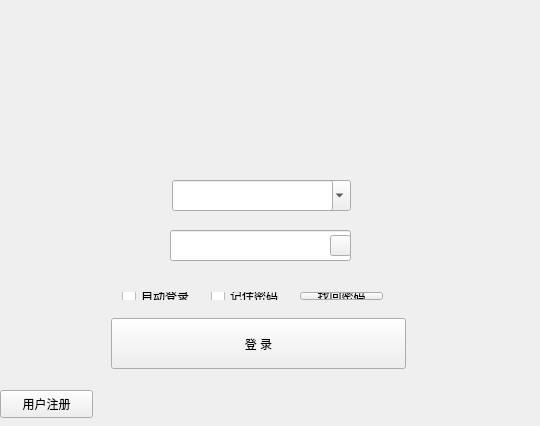
<?xml version="1.0" encoding="UTF-8"?>
<ui version="4.0">
 <class>Widget</class>
 <widget class="QWidget" name="Widget">
  <property name="geometry">
   <rect>
    <x>0</x>
    <y>0</y>
    <width>540</width>
    <height>426</height>
   </rect>
  </property>
  <property name="sizePolicy">
   <sizepolicy hsizetype="Fixed" vsizetype="Fixed">
    <horstretch>0</horstretch>
    <verstretch>0</verstretch>
   </sizepolicy>
  </property>
  <property name="minimumSize">
   <size>
    <width>540</width>
    <height>426</height>
   </size>
  </property>
  <property name="maximumSize">
   <size>
    <width>540</width>
    <height>426</height>
   </size>
  </property>
  <property name="windowTitle">
   <string>Widget</string>
  </property>
  <property name="autoFillBackground">
   <bool>true</bool>
  </property>
  <widget class="QLabel" name="label">
   <property name="geometry">
    <rect>
     <x>0</x>
     <y>0</y>
     <width>540</width>
     <height>100</height>
    </rect>
   </property>
   <property name="sizePolicy">
    <sizepolicy hsizetype="Fixed" vsizetype="Preferred">
     <horstretch>0</horstretch>
     <verstretch>0</verstretch>
    </sizepolicy>
   </property>
   <property name="minimumSize">
    <size>
     <width>540</width>
     <height>100</height>
    </size>
   </property>
   <property name="maximumSize">
    <size>
     <width>540</width>
     <height>100</height>
    </size>
   </property>
   <property name="autoFillBackground">
    <bool>true</bool>
   </property>
   <property name="styleSheet">
    <string notr="true"/>
   </property>
   <property name="text">
    <string/>
   </property>
  </widget>
  <widget class="QLabel" name="label_2">
   <property name="geometry">
    <rect>
     <x>220</x>
     <y>70</y>
     <width>71</width>
     <height>61</height>
    </rect>
   </property>
   <property name="styleSheet">
    <string notr="true">border-image: url(:/image/man.png);</string>
   </property>
   <property name="text">
    <string/>
   </property>
  </widget>
  <widget class="QLabel" name="label_3">
   <property name="geometry">
    <rect>
     <x>280</x>
     <y>135</y>
     <width>31</width>
     <height>21</height>
    </rect>
   </property>
   <property name="sizePolicy">
    <sizepolicy hsizetype="Fixed" vsizetype="Fixed">
     <horstretch>0</horstretch>
     <verstretch>0</verstretch>
    </sizepolicy>
   </property>
   <property name="styleSheet">
    <string notr="true">alternate-background-color: qradialgradient(spread:pad, cx:0.5, cy:0.5, radius:0.5, fx:0.5, fy:0.5, stop:0 rgba(255, 0, 0, 255), stop:0.479904 rgba(255, 0, 0, 255), stop:0.522685 rgba(255, 255, 255, 255), stop:1 rgba(255, 255, 255, 255));</string>
   </property>
   <property name="text">
    <string/>
   </property>
  </widget>
  <widget class="QComboBox" name="comboBox">
   <property name="geometry">
    <rect>
     <x>180</x>
     <y>180</y>
     <width>171</width>
     <height>31</height>
    </rect>
   </property>
   <property name="styleSheet">
    <string notr="true"/>
   </property>
   <property name="currentText">
    <string>741654917</string>
   </property>
   <item>
    <property name="text">
     <string>741654917</string>
    </property>
   </item>
   <item>
    <property name="text">
     <string>7758258</string>
    </property>
   </item>
   <item>
    <property name="text">
     <string>439625715</string>
    </property>
   </item>
  </widget>
  <widget class="QLineEdit" name="lineEdit">
   <property name="geometry">
    <rect>
     <x>172</x>
     <y>180</y>
     <width>161</width>
     <height>31</height>
    </rect>
   </property>
  </widget>
  <widget class="QLineEdit" name="lineEdit_2">
   <property name="geometry">
    <rect>
     <x>170</x>
     <y>230</y>
     <width>181</width>
     <height>31</height>
    </rect>
   </property>
  </widget>
  <widget class="QPushButton" name="pushButton">
   <property name="geometry">
    <rect>
     <x>330</x>
     <y>235</y>
     <width>21</width>
     <height>21</height>
    </rect>
   </property>
   <property name="styleSheet">
    <string notr="true">border-image: url(:/image/caculate.gif);</string>
   </property>
   <property name="text">
    <string/>
   </property>
  </widget>
  <widget class="QLabel" name="label_4">
   <property name="geometry">
    <rect>
     <x>110</x>
     <y>190</y>
     <width>51</width>
     <height>21</height>
    </rect>
   </property>
   <property name="text">
    <string/>
   </property>
  </widget>
  <widget class="QLabel" name="label_5">
   <property name="geometry">
    <rect>
     <x>110</x>
     <y>230</y>
     <width>51</width>
     <height>21</height>
    </rect>
   </property>
   <property name="text">
    <string/>
   </property>
  </widget>
  <widget class="QLabel" name="label_6">
   <property name="geometry">
    <rect>
     <x>130</x>
     <y>180</y>
     <width>31</width>
     <height>31</height>
    </rect>
   </property>
   <property name="styleSheet">
    <string notr="true">border-image: url(:/image/on_line.gif);</string>
   </property>
   <property name="text">
    <string/>
   </property>
  </widget>
  <widget class="QLabel" name="label_7">
   <property name="geometry">
    <rect>
     <x>130</x>
     <y>230</y>
     <width>31</width>
     <height>31</height>
    </rect>
   </property>
   <property name="styleSheet">
    <string notr="true">border-image: url(:/image/on_lock_ps.gif);</string>
   </property>
   <property name="text">
    <string/>
   </property>
  </widget>
  <widget class="QPushButton" name="pushButton_3">
   <property name="geometry">
    <rect>
     <x>111</x>
     <y>318</y>
     <width>295</width>
     <height>51</height>
    </rect>
   </property>
   <property name="sizePolicy">
    <sizepolicy hsizetype="Preferred" vsizetype="Preferred">
     <horstretch>0</horstretch>
     <verstretch>0</verstretch>
    </sizepolicy>
   </property>
   <property name="minimumSize">
    <size>
     <width>295</width>
     <height>51</height>
    </size>
   </property>
   <property name="maximumSize">
    <size>
     <width>295</width>
     <height>51</height>
    </size>
   </property>
   <property name="styleSheet">
    <string notr="true"/>
   </property>
   <property name="text">
    <string>登 录</string>
   </property>
  </widget>
  <widget class="QLabel" name="label_8">
   <property name="geometry">
    <rect>
     <x>450</x>
     <y>360</y>
     <width>61</width>
     <height>51</height>
    </rect>
   </property>
   <property name="styleSheet">
    <string notr="true"/>
   </property>
   <property name="text">
    <string/>
   </property>
  </widget>
  <widget class="QPushButton" name="pushButton_4">
   <property name="geometry">
    <rect>
     <x>0</x>
     <y>390</y>
     <width>93</width>
     <height>28</height>
    </rect>
   </property>
   <property name="sizePolicy">
    <sizepolicy hsizetype="Preferred" vsizetype="Preferred">
     <horstretch>0</horstretch>
     <verstretch>0</verstretch>
    </sizepolicy>
   </property>
   <property name="text">
    <string>用户注册</string>
   </property>
  </widget>
  <widget class="QWidget" name="layoutWidget">
   <property name="geometry">
    <rect>
     <x>111</x>
     <y>281</y>
     <width>283</width>
     <height>30</height>
    </rect>
   </property>
   <layout class="QHBoxLayout" name="horizontalLayout">
    <item>
     <widget class="QCheckBox" name="checkBox">
      <property name="text">
       <string>自动登录</string>
      </property>
     </widget>
    </item>
    <item>
     <widget class="QCheckBox" name="checkBox_2">
      <property name="text">
       <string>记住密码</string>
      </property>
     </widget>
    </item>
    <item>
     <widget class="QPushButton" name="pushButton_2">
      <property name="text">
       <string>找回密码</string>
      </property>
     </widget>
    </item>
   </layout>
  </widget>
 </widget>
 <layoutdefault spacing="6" margin="11"/>
 <resources/>
 <connections/>
</ui>
